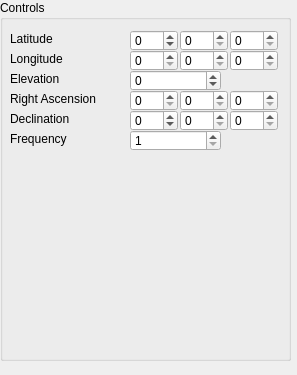
<?xml version="1.0" encoding="UTF-8"?>
<ui version="4.0">
 <class>Inputs</class>
 <widget class="QWidget" name="Inputs">
  <property name="windowModality">
   <enum>Qt::ApplicationModal</enum>
  </property>
  <property name="geometry">
   <rect>
    <x>0</x>
    <y>0</y>
    <width>297</width>
    <height>375</height>
   </rect>
  </property>
  <property name="acceptDrops">
   <bool>true</bool>
  </property>
  <property name="windowTitle">
   <string>Form</string>
  </property>
  <widget class="QGroupBox" name="infos">
   <property name="geometry">
    <rect>
     <x>0</x>
     <y>0</y>
     <width>291</width>
     <height>361</height>
    </rect>
   </property>
   <property name="title">
    <string>Controls</string>
   </property>
   <widget class="QSpinBox" name="Lat_0">
    <property name="geometry">
     <rect>
      <x>130</x>
      <y>30</y>
      <width>48</width>
      <height>21</height>
     </rect>
    </property>
    <property name="minimum">
     <number>-89</number>
    </property>
    <property name="maximum">
     <number>89</number>
    </property>
   </widget>
   <widget class="QSpinBox" name="Dec_0">
    <property name="geometry">
     <rect>
      <x>130</x>
      <y>110</y>
      <width>48</width>
      <height>21</height>
     </rect>
    </property>
    <property name="minimum">
     <number>-89</number>
    </property>
    <property name="maximum">
     <number>89</number>
    </property>
   </widget>
   <widget class="QLabel" name="infoLabel">
    <property name="geometry">
     <rect>
      <x>10</x>
      <y>160</y>
      <width>261</width>
      <height>191</height>
     </rect>
    </property>
    <property name="text">
     <string/>
    </property>
   </widget>
   <widget class="QLabel" name="label_5">
    <property name="geometry">
     <rect>
      <x>10</x>
      <y>110</y>
      <width>111</width>
      <height>17</height>
     </rect>
    </property>
    <property name="text">
     <string>Declination</string>
    </property>
   </widget>
   <widget class="QSpinBox" name="Ra_2">
    <property name="geometry">
     <rect>
      <x>230</x>
      <y>90</y>
      <width>48</width>
      <height>21</height>
     </rect>
    </property>
    <property name="maximum">
     <number>59</number>
    </property>
   </widget>
   <widget class="QSpinBox" name="Ra_1">
    <property name="geometry">
     <rect>
      <x>180</x>
      <y>90</y>
      <width>48</width>
      <height>21</height>
     </rect>
    </property>
    <property name="maximum">
     <number>59</number>
    </property>
   </widget>
   <widget class="QLabel" name="label_6">
    <property name="geometry">
     <rect>
      <x>10</x>
      <y>130</y>
      <width>111</width>
      <height>17</height>
     </rect>
    </property>
    <property name="text">
     <string>Frequency</string>
    </property>
   </widget>
   <widget class="QSpinBox" name="Lon_0">
    <property name="geometry">
     <rect>
      <x>130</x>
      <y>50</y>
      <width>48</width>
      <height>21</height>
     </rect>
    </property>
    <property name="maximum">
     <number>359</number>
    </property>
   </widget>
   <widget class="QSpinBox" name="El">
    <property name="geometry">
     <rect>
      <x>130</x>
      <y>70</y>
      <width>91</width>
      <height>21</height>
     </rect>
    </property>
    <property name="minimum">
     <number>-1000</number>
    </property>
    <property name="maximum">
     <number>10000</number>
    </property>
   </widget>
   <widget class="QSpinBox" name="Lat_1">
    <property name="geometry">
     <rect>
      <x>180</x>
      <y>30</y>
      <width>48</width>
      <height>21</height>
     </rect>
    </property>
    <property name="maximum">
     <number>59</number>
    </property>
   </widget>
   <widget class="QLabel" name="label_2">
    <property name="geometry">
     <rect>
      <x>10</x>
      <y>50</y>
      <width>111</width>
      <height>17</height>
     </rect>
    </property>
    <property name="text">
     <string>Longitude</string>
    </property>
   </widget>
   <widget class="QLabel" name="label_3">
    <property name="geometry">
     <rect>
      <x>10</x>
      <y>70</y>
      <width>111</width>
      <height>17</height>
     </rect>
    </property>
    <property name="text">
     <string>Elevation</string>
    </property>
   </widget>
   <widget class="QSpinBox" name="Lat_2">
    <property name="geometry">
     <rect>
      <x>230</x>
      <y>30</y>
      <width>48</width>
      <height>21</height>
     </rect>
    </property>
    <property name="maximum">
     <number>59</number>
    </property>
   </widget>
   <widget class="QSpinBox" name="Lon_2">
    <property name="geometry">
     <rect>
      <x>230</x>
      <y>50</y>
      <width>48</width>
      <height>21</height>
     </rect>
    </property>
    <property name="maximum">
     <number>59</number>
    </property>
   </widget>
   <widget class="QSpinBox" name="Ra_0">
    <property name="geometry">
     <rect>
      <x>130</x>
      <y>90</y>
      <width>48</width>
      <height>21</height>
     </rect>
    </property>
    <property name="maximum">
     <number>23</number>
    </property>
   </widget>
   <widget class="QSpinBox" name="Dec_2">
    <property name="geometry">
     <rect>
      <x>230</x>
      <y>110</y>
      <width>48</width>
      <height>21</height>
     </rect>
    </property>
    <property name="maximum">
     <number>59</number>
    </property>
   </widget>
   <widget class="QLabel" name="label">
    <property name="geometry">
     <rect>
      <x>10</x>
      <y>30</y>
      <width>111</width>
      <height>17</height>
     </rect>
    </property>
    <property name="text">
     <string>Latitude</string>
    </property>
   </widget>
   <widget class="QLabel" name="label_4">
    <property name="geometry">
     <rect>
      <x>10</x>
      <y>90</y>
      <width>111</width>
      <height>17</height>
     </rect>
    </property>
    <property name="text">
     <string>Right Ascension</string>
    </property>
   </widget>
   <widget class="QSpinBox" name="Lon_1">
    <property name="geometry">
     <rect>
      <x>180</x>
      <y>50</y>
      <width>48</width>
      <height>21</height>
     </rect>
    </property>
    <property name="maximum">
     <number>59</number>
    </property>
   </widget>
   <widget class="QSpinBox" name="Frequency">
    <property name="geometry">
     <rect>
      <x>130</x>
      <y>130</y>
      <width>91</width>
      <height>21</height>
     </rect>
    </property>
    <property name="minimum">
     <number>1</number>
    </property>
    <property name="maximum">
     <number>300000000</number>
    </property>
   </widget>
   <widget class="QSpinBox" name="Dec_1">
    <property name="geometry">
     <rect>
      <x>180</x>
      <y>110</y>
      <width>48</width>
      <height>21</height>
     </rect>
    </property>
    <property name="maximum">
     <number>59</number>
    </property>
   </widget>
  </widget>
 </widget>
 <resources/>
 <connections/>
</ui>
